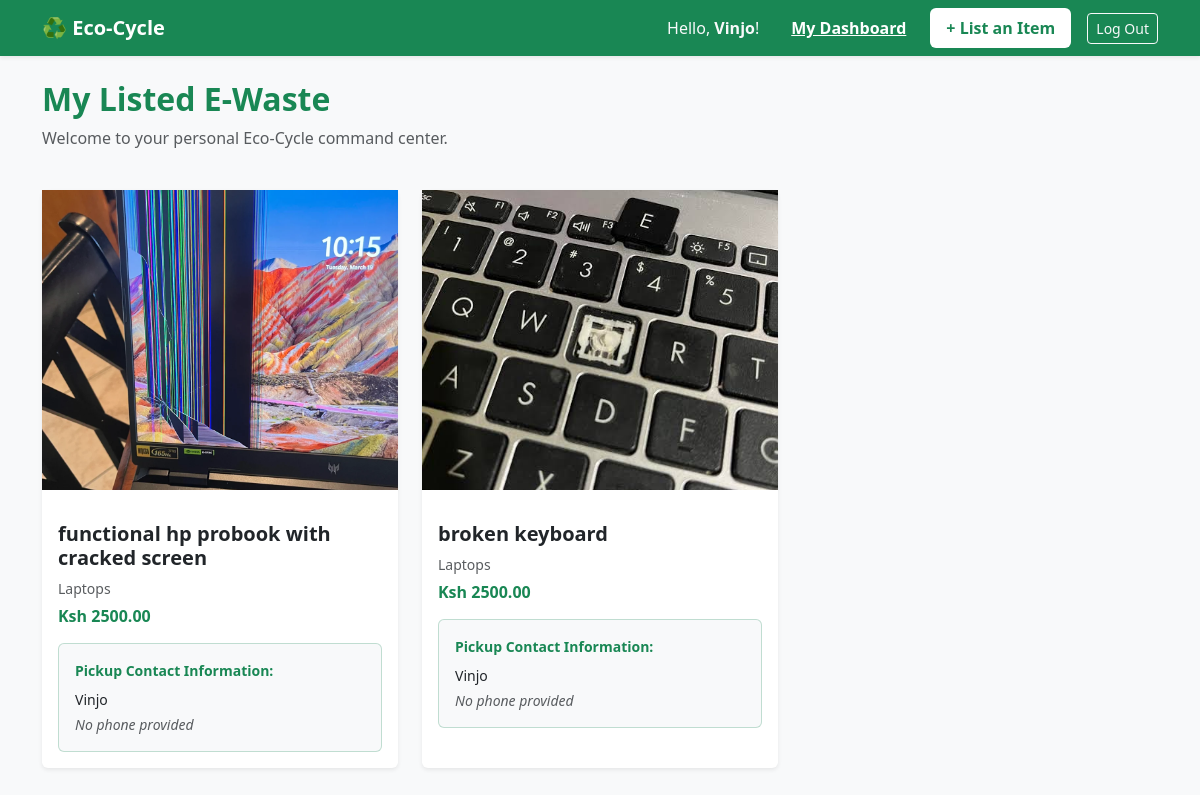
The app's page /marketplace/dashboard/ (signed in) with its own data.
### marketplace/models.py (models this page shows, shortened)
class Item(models.Model):
    CONDITION_CHOICES = (
        ('dead', 'Completely Dead / Won\'t Turn On'),
        ('partially_working', 'Partially Working (e.g., broken screen but turns on)'),
        ('working', 'Working but Obsolete'),
    )
    owner = models.ForeignKey(User, on_delete=models.CASCADE, related_name='listed_items')
    category = models.ForeignKey(Category, on_delete=models.SET_NULL, null=True)
    title = models.CharField(max_length=200, help_text="E.g., Broken HP EliteBook Screen")
    description = models.TextField(help_text="Detailed description of the damage and missing parts")
    condition = models.CharField(max_length=20, choices=CONDITION_CHOICES, default='dead')
    image = models.ImageField(upload_to='item_images/', blank=True, null=True)
    estimated_salvage_value = models.DecimalField(max_digits=10, decimal_places=2, null=True, blank=True)
    is_available = models.BooleanField(default=True)
    created_at = models.DateTimeField(auto_now_add=True)
    CONDITION_CHOICES = (
        ('dead', 'Completely Dead / Won\'t Turn On'),
        ('partially_working', 'Partially Working (e.g., broken screen but turns on)'),
        ('working', 'Working but Obsolete'),
    )
    owner = models.ForeignKey(User, on_delete=models.CASCADE, related_name='listed_items')
    category = models.ForeignKey(Category, on_delete=models.SET_NULL, null=True)
    title = models.CharField(max_length=200, help_text="E.g., Broken HP EliteBook Screen")
    description = models.TextField(help_text="Detailed description of the damage and missing parts")
    condition = models.CharField(max_length=20, choices=CONDITION_CHOICES, default='dead')
    estimated_salvage_value = models.DecimalField(max_digits=10, decimal_places=2, null=True, blank=True)
    is_available = models.BooleanField(default=True)
    created_at = models.DateTimeField(auto_now_add=True)
    claimed_by = models.ForeignKey(User, on_delete=models.SET_NULL, null=True, blank=True, related_name='claimed_items')

class Category(models.Model):
    name = models.CharField(max_length=100)
    base_salvage_rate = models.DecimalField(max_digits=10, decimal_places=2, help_text="Base value in KSH")
    class Meta:
        verbose_name_plural = "Categories"

### marketplace/views.py (the view)
# urls.py: path('dashboard/', views.dashboard, name='dashboard'),
@login_required
def dashboard(request):
    try:
        profile = request.user.userprofile
    except:
        profile = None
    if profile and profile.user_type == 'technician':
        items = Item.objects.filter(claimed_by=request.user)
        dashboard_title = "My Claimed Salvage"
    else:
        items = Item.objects.all()
        dashboard_title = "My Listed E-Waste"
    return render(request, 'marketplace/dashboard.html', {'items': items, 'profile': profile, 'dashboard_title': dashboard_title})

### marketplace/Templates/marketplace/dashboard.html (shortened to what this page needs)
{% extends 'marketplace/base.html' %}
{% block content %}
<div class="row mb-4">
    <div class="col">
        <h2 class="text-success fw-bold">{{ dashboard_title }}</h2>
        <p class="text-muted">Welcome to your personal Eco-Cycle command center.</p>
    </div>
</div>
<div class="row row-cols-1 row-cols-md-3 g-4">
    {% for item in items %}
        <div class="col">
            <div class="card h-100 shadow-sm border-0">
                {% if item.image %}
    <img src="{{ item.image.url }}" alt="{{ item.title }}" class="mb-3" style="width: 100%; height: 300px; object-fit: cover; background-color: #f8f9fa;">
    {% else %}
    <div class="mb-3" style="width: 100%; height: 300px; background-color: #f8f9fa; display: flex; align-items: center; justify-content: center;">
        <span class="text-muted">No Image Available</span>
    </div>
{% endif %}
                <div class="card-body">
                    <h5 class="card-title fw-bold">{{ item.title }}</h5>
                    <p class="card-text text-muted small mb-2">{{ item.category.name }}</p>
                    <h6 class="text-success fw-bold">Ksh {{ item.estimated_salvage_value }}</h6>
                   {% if profile.user_type == 'household' %}
                        <div class="mt-3">
                            {% if item.is_available %}
                                <span class="badge bg-primary">Available for Salvage</span>
                            {% else %}
                                <span class="badge bg-secondary">Claimed</span>
                            {% endif %}
                        </div>
                    {% else %}
                        <div class="mt-3 bg-light p-3 rounded border border-success border-opacity-25">
                            <span class="d-block small fw-bold text-success mb-2">Pickup Contact Information:</span>
                            <span class="d-block small text-dark"> {{ item.owner.username }}</span>
                            {% if item.owner.userprofile.phone_number %}
                                <span class="d-block small text-dark mt-1"><i class="bi bi-telephone"></i> {{ item.owner.userprofile.phone_number }}</span>
                            {% else %}
                                <span class="d-block small text-muted mt-1 fst-italic">No phone provided</span>
                            {% endif %}
                        </div>
                    {% endif %}
                </div>
            </div>
        </div>
    {% endfor %}
</div>
{% endblock %}

### marketplace/Templates/marketplace/base.html (shortened to what this page needs)
<!DOCTYPE html>
<html lang="en">
<head>
    <link href="https://cdn.jsdelivr.net/npm/bootstrap@5.3.0/dist/css/bootstrap.min.css" rel="stylesheet">
</head>
<body class="bg-light">
    <nav class="navbar navbar-expand-lg navbar-dark bg-success mb-4 shadow-sm">
        <div class="container">
            <a class="navbar-brand fw-bold" href="{% url 'item_list' %}">♻️ Eco-Cycle</a>
            <div class="collapse navbar-collapse d-flex justify-content-end">
                <ul class="navbar-nav align-items-center">
                    {% if user.is_authenticated %}
                        <li class="nav-item me-3">
                            <span class="nav-link text-light">Hello, <strong>{{ user.username }}</strong>!</span>
                        </li>
                        <li class="nav-item me-3">
                            <a class="nav-link text-white fw-bold text-decoration-underline" href="{% url 'dashboard' %}">My Dashboard</a>
                        </li>
                        <li class="nav-item me-3">
                            <a class="nav-link text-success fw-bold bg-white rounded px-3" href="{% url 'add_item' %}">+ List an Item</a>
                        </li>
                        <li class="nav-item">
                            <form method="POST" action="{% url 'logout' %}" class="m-0">
                                <button type="submit" class="btn btn-outline-light btn-sm">Log Out</button>
                            </form>
                        </li>
                    {% endif %}
                </ul>
            </div>
        </div>
    </nav>
    <div class="container mb-5">
        {% block content %}
        {% endblock %}
    </div>
</body>
</html>

### records on screen
Item: image (picture), title "functional hp probook with cracked screen", category.name "Laptops", estimated_salvage_value "2500.00", owner.username "Vinjo", shows "No phone provided"
Item: image (picture), title "broken keyboard", category.name "Laptops", estimated_salvage_value "2500.00", owner.username "Vinjo", shows "No phone provided"

### other values on screen
{{ user.username }} "Vinjo"
{{ dashboard_title }} "My Listed E-Waste"
